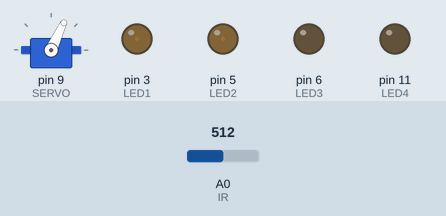
Simulated run of this sketch. Board: Arduino Uno, built with avr-gcc and run on an emulated ATmega328P. On the bench: servo, output pins drawn as LEDs (lit = HIGH). The test bench sets the inputs (shaded band); at power-on: A0 (IR) = 512.

Above: at 4.8 s.
4.9 s: A0 (IR) set to 716
At 8.1 s:
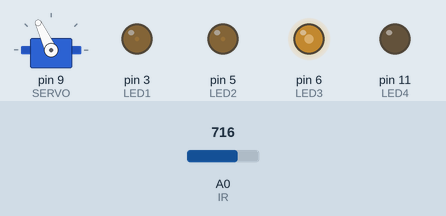
12.8 s: A0 (IR) set to 900
At 13.9 s:
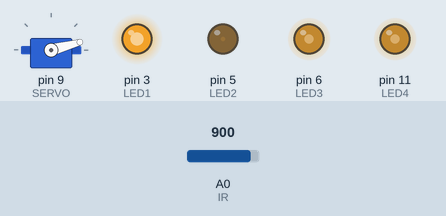
20.5 s: A0 (IR) set to 940
At 23.1 s:
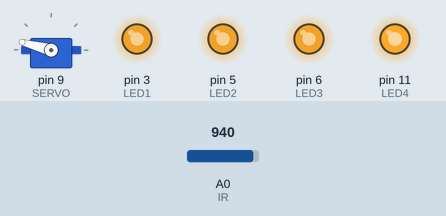
28.4 s: A0 (IR) set to 954
At 32.4 s:
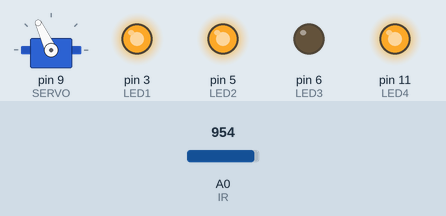
36.3 s: A0 (IR) set to 1023
At 38.2 s:
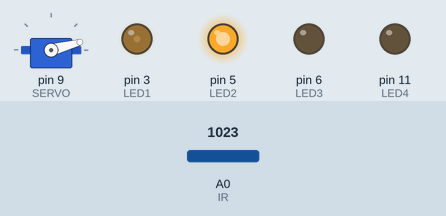
Timing chart, 0 to 58.5 s (numbered marks = the images above; inputs shaded):
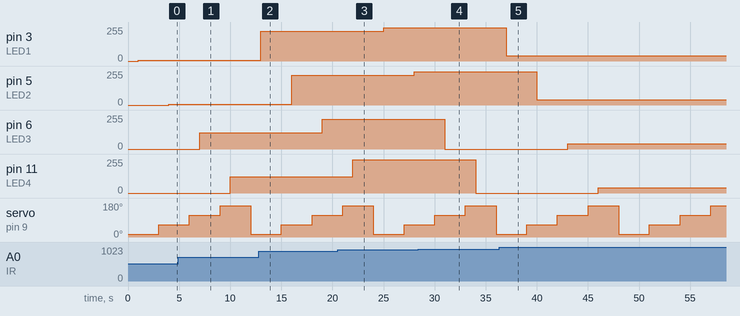

Measured:
- the behaviour switches between 953 and 954 on A0 (IR) (found by bisection; images 3 and 4)
- after the input at 4.9 s, pin 6 (LED3): 0/255 → 121/255 after 2.1 s; pin 11 (LED4): 0/255 → 121/255 after 5.1 s
- after the input at 12.8 s, pin 3 (LED1): 5/255 → 225/255 after 0.20 s; pin 5 (LED2): 5/255 → 225/255 after 3.2 s; pin 6 (LED3): 121/255 → 225/255 after 6.2 s
- after the input at 20.5 s, pin 3 (LED1): 225/255 → 248/255 after 4.5 s; pin 5 (LED2): 225/255 → 248/255 after 7.5 s; pin 11 (LED4): 121/255 → 248/255 after 1.5 s
- after the input at 28.4 s, pin 6 (LED3): 225/255 → 0/255 after 2.6 s; pin 11 (LED4): 248/255 → 0/255 after 5.6 s
- after the input at 36.3 s, pin 3 (LED1): 248/255 → 39/255 after 0.70 s; pin 5 (LED2): 248/255 → 39/255 after 3.7 s; pin 6 (LED3): 0/255 → 39/255 after 6.7 s; pin 11 (LED4): 0/255 → 39/255 after 9.7 s

The sketch:

Sweeping_Sensor_with_PWM_LED_output.ino
```cpp
const int IR = A0;
const int SERVO = 9;
#include <Servo.h>
const int LED1=3;
const int LED2=5;
const int LED3=6;
const int LED4=11;

Servo myServo;
int distance1=0;
int distance2=0;
int distance3=0;
int distance4=0;

int readDistance(int position){
  myServo.write(position);
  delay(1000);
  int distance=analogRead(IR);
  distance=map(distance, 50, 500, 0, 255);
  return distance;
}

void setup(){
  	myServo.attach(SERVO);
	pinMode(LED1,OUTPUT);
 	pinMode(LED2,OUTPUT);
	pinMode(LED3,OUTPUT);
	pinMode(LED4,OUTPUT);
}

void loop(){
	distance1=readDistance(15);
  	analogWrite(LED1,distance1);
  	delay(2000);

  	distance2=readDistance(65);
  	analogWrite(LED2,distance2);
  	delay(2000);

  	distance3=readDistance(115);
  	analogWrite(LED3,distance3);
  	delay(2000);

  	distance4=readDistance(165);
  	analogWrite(LED4,distance4);
  	delay(2000);


}
```
